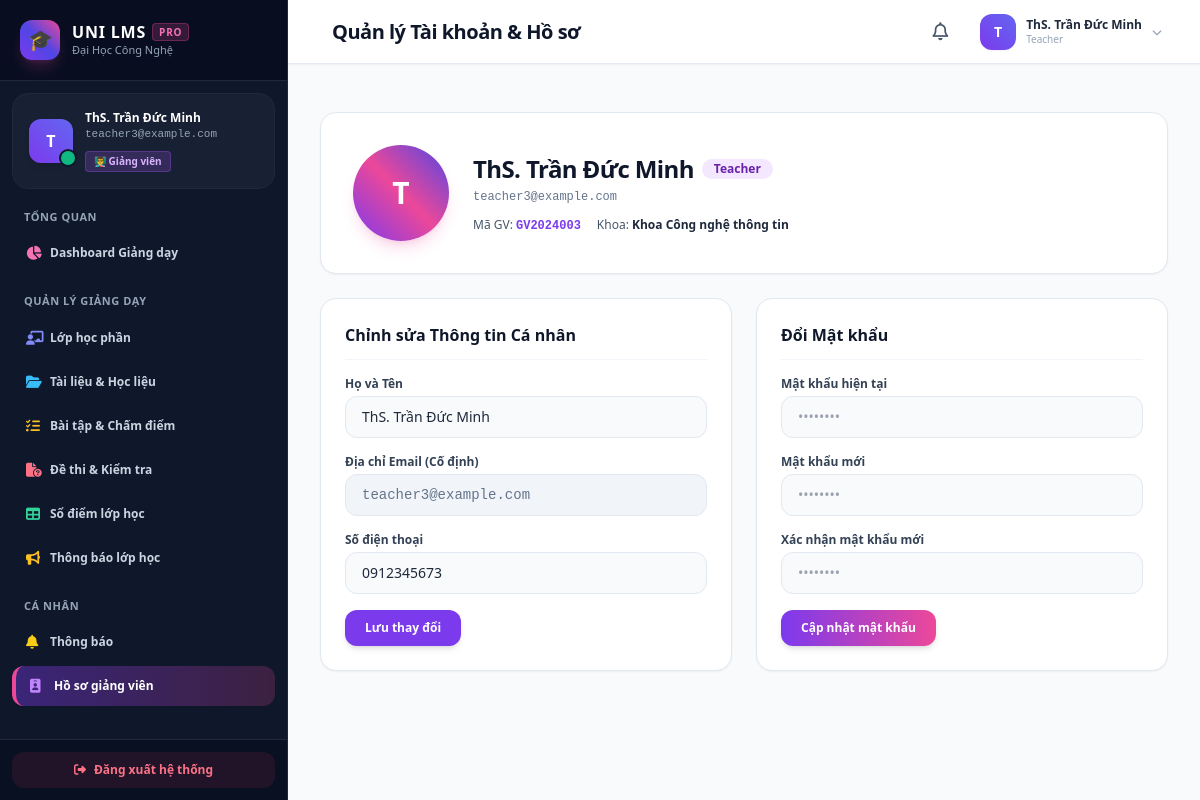
/profile (signed in), run on an earlier commit of the app's database.
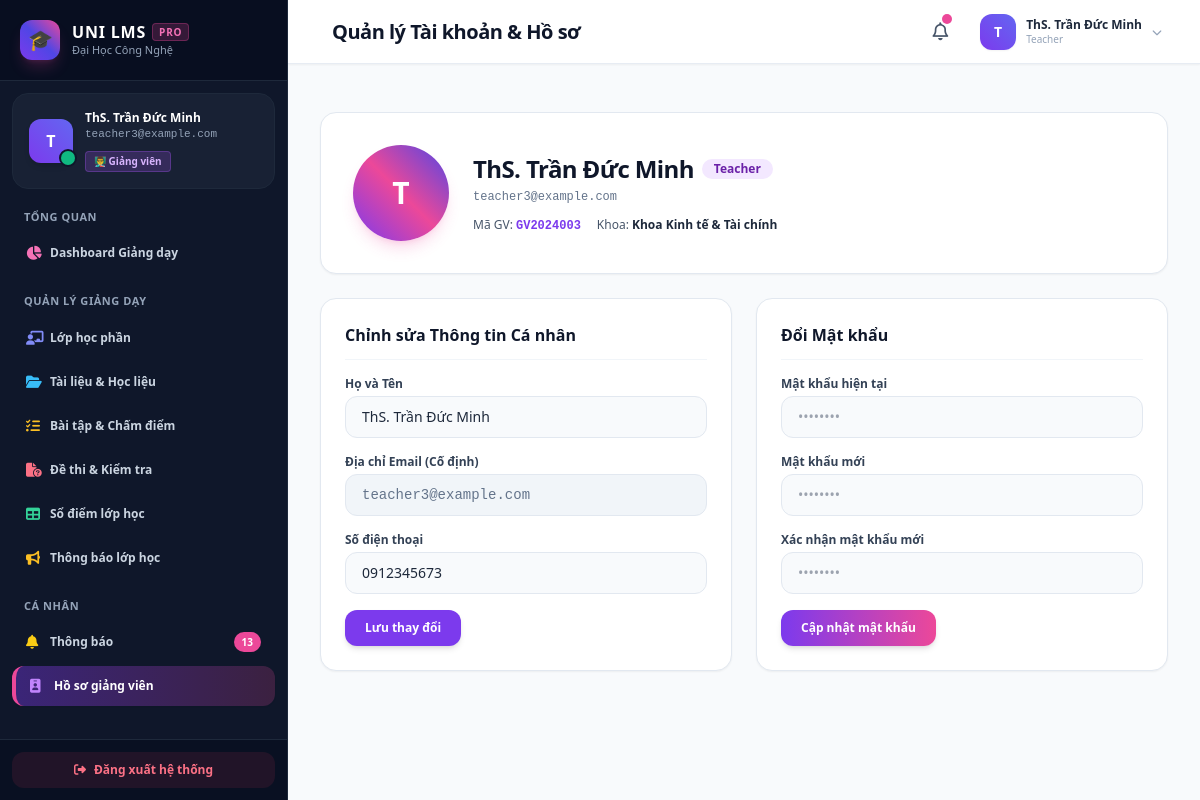
And on a later commit of the database.
### tables this page shows
CREATE TABLE departments (
        id INTEGER PRIMARY KEY AUTOINCREMENT,
        code TEXT UNIQUE NOT NULL,
        name TEXT NOT NULL,
        description TEXT DEFAULT ''
    );

### app/routes/common_routes.py (the view, shortened to what this page needs)
@common_bp.route('/profile', methods=['GET', 'POST'])
@login_required
def profile():
    user = get_current_user()
    student_details = None
    teacher_details = None
    if user['role'] == 'student':
        student_details = query_db("""
            SELECT s.*, c.name as class_name, m.name as major_name, d.name as dept_name
            FROM students s
            LEFT JOIN student_classes c ON s.student_class_id = c.id
            LEFT JOIN majors m ON s.major_id = m.id
            LEFT JOIN departments d ON s.department_id = d.id
            WHERE s.user_id = ?
        """, (user['id'],), one=True)
    elif user['role'] == 'teacher':
        teacher_details = query_db("""
            SELECT t.*, d.name as dept_name
            FROM teachers t
            LEFT JOIN departments d ON t.department_id = d.id
            WHERE t.user_id = ?
        """, (user['id'],), one=True)
    return render_template(
        'common/profile.html',
        user=user,
        student_details=student_details,
        teacher_details=teacher_details
    )

### app/auth.py (called while the page is built)
def get_current_user():
    if 'user_id' not in session:
        return None
    if 'current_user' not in g:
        g.current_user = query_db(
            "SELECT * FROM users WHERE id = ? AND is_active = 1",
            (session['user_id'],),
            one=True
        )
    return g.current_user

def login_required(f):
    @wraps(f)
    def decorated_function(*args, **kwargs):
        user = get_current_user()
        if user is None:
            flash("Vui lòng đăng nhập để truy cập trang này.", "warning")
            return redirect(url_for('auth_bp.login', next=request.url))
        return f(*args, **kwargs)
    return decorated_function

### app/database.py (called while the page is built)
def get_db():
    if 'db' not in g:
        g.db = sqlite3.connect(
            DB_PATH
        )
        g.db.row_factory = sqlite3.Row
    return g.db

def query_db(query, args=(), one=False):
    cur = get_db().execute(query, args)
    rv = cur.fetchall()
    cur.close()
    return (rv[0] if rv else None) if one else rv

def get_setting(key, default=None):
    row = query_db("SELECT value FROM system_settings WHERE key = ?", (key,), one=True)
    if row:
        return row['value']
    return default

### app/templates/common/profile.html (shortened to what the changed rows need)
{% extends "base.html" %}
{% block header_title %}Quản lý Tài khoản & Hồ sơ{% endblock %}
{% block content %}
<div class="space-y-6 max-w-4xl mx-auto">
    <div class="bg-white rounded-2xl border border-slate-200 shadow-sm p-6 lg:p-8 flex flex-col md:flex-row items-center gap-6">
        <div class="space-y-1 text-center md:text-left flex-1">
            <div class="flex items-center justify-center md:justify-start space-x-2">
                <h1 class="text-2xl font-bold text-slate-900 tracking-tight">{{ user.full_name }}</h1>
            </div>
            {% if student_details %}
            <div class="flex flex-wrap items-center justify-center md:justify-start gap-4 pt-2 text-xs text-slate-600 font-medium">
                <span>Mã SV: <strong class="text-purple-600 font-mono">{{ student_details.student_code }}</strong></span>
                <span>Lớp: <strong class="text-slate-800">{{ student_details.class_name }}</strong></span>
                <span>Ngành: <strong class="text-slate-800">{{ student_details.major_name }}</strong></span>
                <span>Khoa: <strong class="text-slate-800">{{ student_details.dept_name }}</strong></span>
            </div>
            {% elif teacher_details %}
            <div class="flex flex-wrap items-center justify-center md:justify-start gap-4 pt-2 text-xs text-slate-600 font-medium">
                <span>Mã GV: <strong class="text-purple-600 font-mono">{{ teacher_details.teacher_code }}</strong></span>
                <span>Khoa: <strong class="text-slate-800">{{ teacher_details.dept_name }}</strong></span>
            </div>
            {% endif %}
        </div>
    </div>
</div>
{% endblock %}

### app/templates/base.html (shortened to what the changed rows need)
<!DOCTYPE html>
<html lang="vi">
<head>
    <script src="https://cdn.tailwindcss.com"></script>
    <link rel="stylesheet" href="https://cdnjs.cloudflare.com/ajax/libs/font-awesome/6.5.1/css/all.min.css">
</head>
<body class="bg-slate-100 text-slate-800 font-sans antialiased min-h-screen flex flex-col">
    {% if current_user %}
    <div class="flex h-screen overflow-hidden">
        <aside id="sidebar" class="fixed lg:static inset-y-0 left-0 z-50 w-72 bg-slate-900 text-white flex flex-col transition-transform duration-300 transform -translate-x-full lg:translate-x-0 shrink-0 sidebar-scrollbar overflow-y-auto border-r border-slate-800 shadow-2xl lg:shadow-none">
            <div class="p-5 flex items-center justify-between border-b border-slate-800 bg-slate-950/50">
                <a href="{{ url_for('common_bp.profile') }}" class="flex items-center space-x-3 group">
                    <div>
                        <h1 class="font-extrabold text-base leading-tight tracking-wider text-white flex items-center gap-1.5">
                            <span>UNI LMS</span>
                            <span class="text-[10px] px-1.5 py-0.5 rounded bg-pink-500/20 text-pink-400 font-bold border border-pink-500/30">PRO</span>
                        </h1>
                    </div>
                </a>
            </div>
            <nav class="flex-1 px-3 py-2 space-y-5">
                {% if current_user.role == 'student' %}
                    <div>
                        <p class="px-3 text-[11px] font-bold text-slate-400 uppercase tracking-wider mb-2">Tổng quan</p>
                        <a href="{{ url_for('student_bp.dashboard') }}" class="flex items-center px-3.5 py-2.5 rounded-xl text-xs font-semibold transition-all duration-200 {% if request.endpoint == 'student_bp.dashboard' %} bg-gradient-to-r from-purple-600/40 to-pink-500/20 text-white border-l-4 border-pink-500 shadow-sm {% else %} text-slate-300 hover:bg-slate-800 hover:text-white {% endif %}">
                            <i class="fa-solid fa-chart-line w-6 text-pink-400 text-sm"></i>
                            <span>Dashboard Học tập</span>
                        </a>
                    </div>
                    <div>
                        <p class="px-3 text-[11px] font-bold text-slate-400 uppercase tracking-wider mb-2">Học tập & Rèn luyện</p>
                        <div class="space-y-1">
                            <a href="{{ url_for('student_bp.classes') }}" class="flex items-center px-3.5 py-2.5 rounded-xl text-xs font-semibold transition-all duration-200 {% if 'class' in request.endpoint %} bg-gradient-to-r from-purple-600/40 to-pink-500/20 text-white border-l-4 border-pink-500 shadow-sm {% else %} text-slate-300 hover:bg-slate-800 hover:text-white {% endif %}">
                                <i class="fa-solid fa-book-bookmark w-6 text-indigo-400 text-sm"></i>
                                <span>Lớp học phần</span>
                            </a>
                            <a href="{{ url_for('student_bp.materials') }}" class="flex items-center px-3.5 py-2.5 rounded-xl text-xs font-semibold transition-all duration-200 {% if request.endpoint == 'student_bp.materials' %} bg-gradient-to-r from-purple-600/40 to-pink-500/20 text-white border-l-4 border-pink-500 shadow-sm {% else %} text-slate-300 hover:bg-slate-800 hover:text-white {% endif %}">
                                <i class="fa-solid fa-folder-open w-6 text-sky-400 text-sm"></i>
                                <span>Tài liệu & Học liệu</span>
                            </a>
                            <a href="{{ url_for('student_bp.assignments') }}" class="flex items-center px-3.5 py-2.5 rounded-xl text-xs font-semibold transition-all duration-200 {% if 'assignment' in request.endpoint %} bg-gradient-to-r from-purple-600/40 to-pink-500/20 text-white border-l-4 border-pink-500 shadow-sm {% else %} text-slate-300 hover:bg-slate-800 hover:text-white {% endif %}">
                                <i class="fa-solid fa-pen-to-square w-6 text-amber-400 text-sm"></i>
                                <span>Bài tập & Nộp bài</span>
                            </a>
                            <a href="{{ url_for('student_bp.exams') }}" class="flex items-center px-3.5 py-2.5 rounded-xl text-xs font-semibold transition-all duration-200 {% if 'exam' in request.endpoint %} bg-gradient-to-r from-purple-600/40 to-pink-500/20 text-white border-l-4 border-pink-500 shadow-sm {% else %} text-slate-300 hover:bg-slate-800 hover:text-white {% endif %}">
                                <i class="fa-solid fa-stopwatch w-6 text-rose-400 text-sm"></i>
                                <span>Kiểm tra trực tuyến</span>
                            </a>
                            <a href="{{ url_for('student_bp.academic_results') }}" class="flex items-center px-3.5 py-2.5 rounded-xl text-xs font-semibold transition-all duration-200 {% if request.endpoint == 'student_bp.academic_results' %} bg-gradient-to-r from-purple-600/40 to-pink-500/20 text-white border-l-4 border-pink-500 shadow-sm {% else %} text-slate-300 hover:bg-slate-800 hover:text-white {% endif %}">
                                <i class="fa-solid fa-graduation-cap w-6 text-emerald-400 text-sm"></i>
                                <span>Kết quả học tập & Điểm</span>
                            </a>
                        </div>
                    </div>
                    <div>
                        <p class="px-3 text-[11px] font-bold text-slate-400 uppercase tracking-wider mb-2">Cá nhân</p>
                        <div class="space-y-1">
                            <a href="{{ url_for('common_bp.notifications') }}" class="flex items-center justify-between px-3.5 py-2.5 rounded-xl text-xs font-semibold transition-all duration-200 {% if request.endpoint == 'common_bp.notifications' %} bg-gradient-to-r from-purple-600/40 to-pink-500/20 text-white border-l-4 border-pink-500 shadow-sm {% else %} text-slate-300 hover:bg-slate-800 hover:text-white {% endif %}">
                                <div class="flex items-center">
                                    <i class="fa-solid fa-bell w-6 text-yellow-400 text-sm"></i>
                                    <span>Thông báo</span>
                                </div>
                                {% if unread_notifications_count > 0 %}
                                    <span class="bg-pink-500 text-white text-[10px] px-2 py-0.5 rounded-full font-bold">{{ unread_notifications_count }}</span>
                                {% endif %}
                            </a>
                            <a href="{{ url_for('common_bp.profile') }}" class="flex items-center px-3.5 py-2.5 rounded-xl text-xs font-semibold transition-all duration-200 {% if request.endpoint == 'common_bp.profile' %} bg-gradient-to-r from-purple-600/40 to-pink-500/20 text-white border-l-4 border-pink-500 shadow-sm {% else %} text-slate-300 hover:bg-slate-800 hover:text-white {% endif %}">
                                <i class="fa-solid fa-id-badge w-6 text-purple-400 text-sm"></i>
                                <span>Hồ sơ cá nhân</span>
                            </a>
                        </div>
                    </div>
                {% elif current_user.role == 'teacher' %}
                    <div>
                        <div class="space-y-1">
                            <a href="{{ url_for('common_bp.notifications') }}" class="flex items-center justify-between px-3.5 py-2.5 rounded-xl text-xs font-semibold transition-all duration-200 {% if request.endpoint == 'common_bp.notifications' %} bg-gradient-to-r from-purple-600/40 to-pink-500/20 text-white border-l-4 border-pink-500 shadow-sm {% else %} text-slate-300 hover:bg-slate-800 hover:text-white {% endif %}">
                                <div class="flex items-center">
                                    <i class="fa-solid fa-bell w-6 text-yellow-400 text-sm"></i>
                                    <span>Thông báo</span>
                                </div>
                                {% if unread_notifications_count > 0 %}
                                    <span class="bg-pink-500 text-white text-[10px] px-2 py-0.5 rounded-full font-bold">{{ unread_notifications_count }}</span>
                                {% endif %}
                            </a>
                        </div>
                    </div>
                {% endif %}
            </nav>
        </aside>
        <div class="flex-1 flex flex-col min-w-0 overflow-hidden bg-slate-50">
            <header class="bg-white border-b border-slate-200/80 h-16 flex items-center justify-between px-4 lg:px-8 shrink-0 shadow-sm z-30">
                <div class="flex items-center space-x-3">
                    <div>
                        <h2 class="text-lg lg:text-xl font-extrabold text-slate-900 tracking-tight leading-tight">
                            {% block header_title %}Trang chủ LMS{% endblock %}
                        </h2>
                    </div>
                </div>
                <div class="flex items-center space-x-3 lg:space-x-4">
                    <a href="{{ url_for('common_bp.notifications') }}" class="relative p-2.5 text-slate-600 hover:text-purple-600 hover:bg-purple-50 rounded-xl transition-all">
                        <i class="fa-regular fa-bell text-lg"></i>
                        {% if unread_notifications_count > 0 %}
                            <span class="absolute top-1.5 right-1.5 w-2.5 h-2.5 bg-pink-500 rounded-full ring-2 ring-white animate-pulse"></span>
                        {% endif %}
                    </a>
                </div>
            </header>
            <main class="flex-1 overflow-y-auto p-4 lg:p-8 custom-scrollbar">
                {% block content %}{% endblock %}
            </main>
        </div>
    </div>
    {% endif %}
</body>
</html>

What changed in the data, as far as the page shows it:
no longer on this page (row edited): departments: dept_name "Khoa Công nghệ thông tin"
now on this page (row edited): departments: dept_name "Khoa Kinh tế & Tài chính"
Also different on the page:
{{ unread_notifications_count }}: (not shown) → "13"
